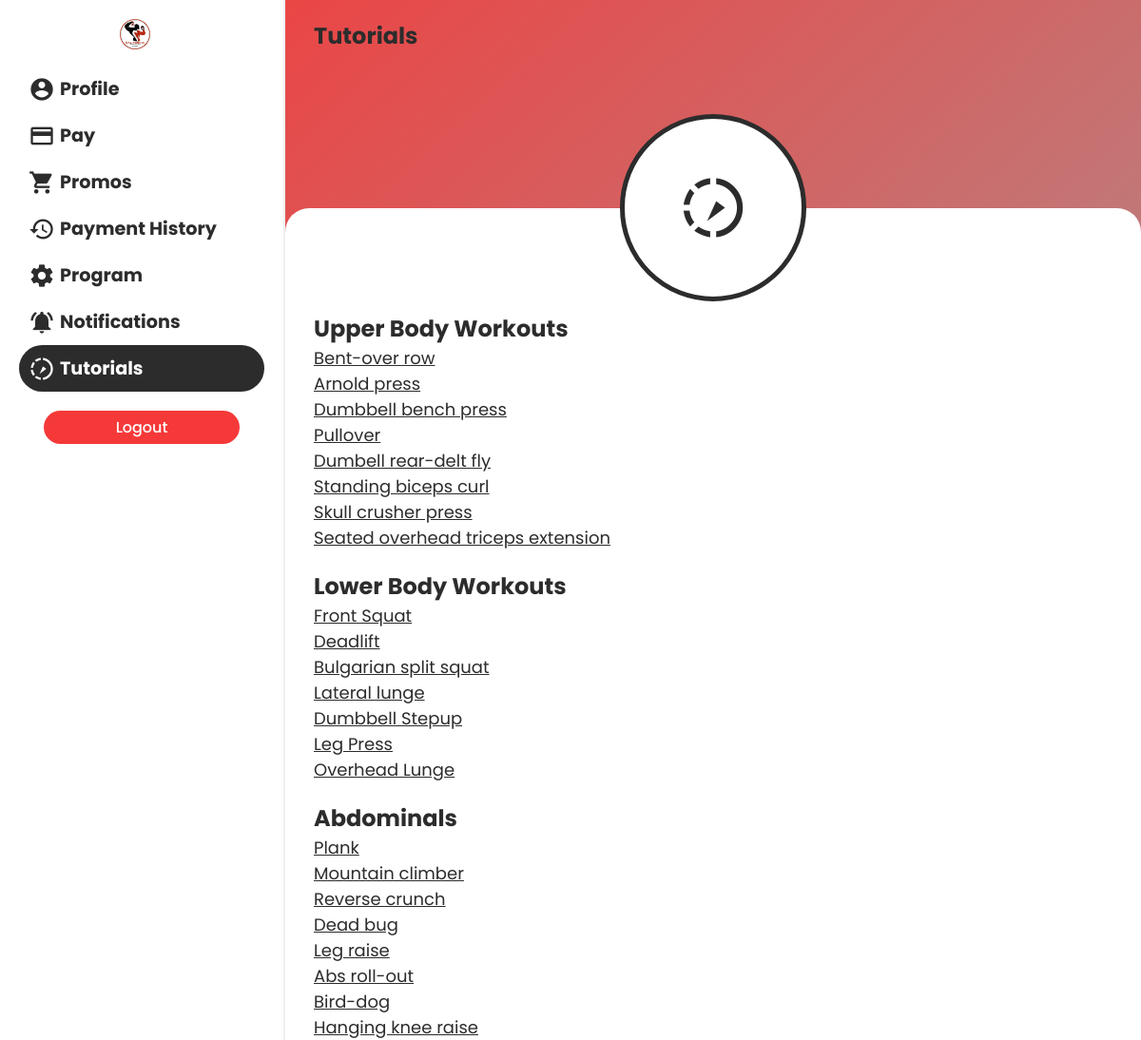
/mobile/pages/tutorial.php (signed in), run on an earlier commit of the app's database.
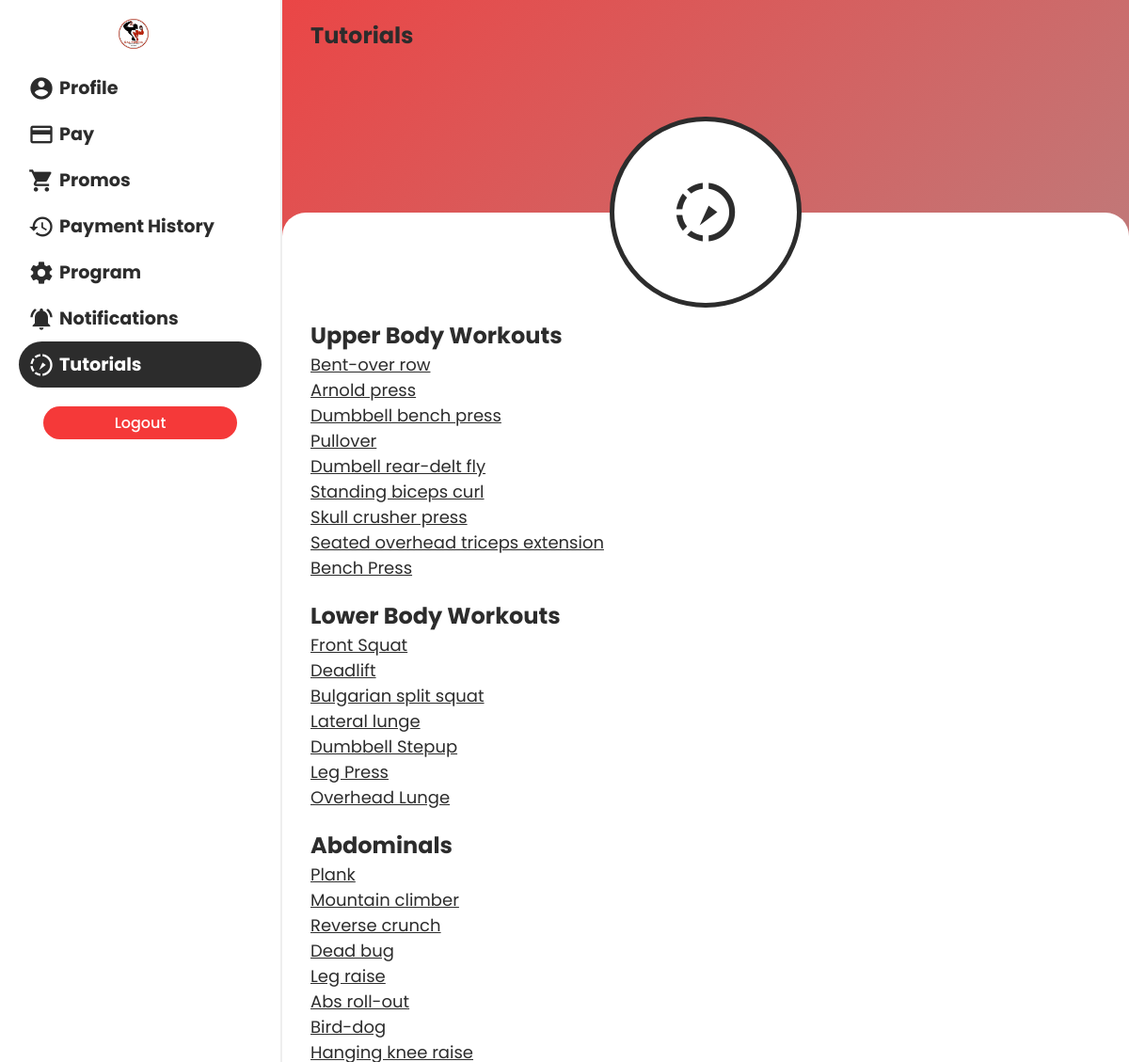
And on a later commit of the database.
### tables this page shows
CREATE TABLE `routines` (
  `routine_id` int(11) NOT NULL,
  `routine_name` varchar(100) NOT NULL,
  `routine_link` varchar(9999) DEFAULT NULL,
  `routine_type` enum('Upper Body','Lower Body','Abdominal') DEFAULT NULL,
  `routine_reps` int(11) DEFAULT NULL,
  `routine_sets` int(11) DEFAULT NULL
);

### mobile/pages/tutorial.php (the view, shortened to what this page needs)
<?php
require "./../functions/connect.php";
?>
<!DOCTYPE html>
<html lang="en">
<head>
  <link rel="stylesheet" href="./../css/default.css">
  <link rel="stylesheet" href="./../css/mediaquery.css">
</head>
<body>
  <div class="sidebar" id="sidebar">
    <div>
      <img src="./../../logo.png" style="width: 32px; height: 32px; margin-left: 70px" alt="">
    </div>    <div class="items">
      <a href="./profile.php">
        <span>
          <i class="material-icons">account_circle</i>
          <h2>Profile</h2>
        </span>
      </a>
      <a href="./pay.php">
        <span>
          <i class="material-icons">payment</i>
          <h2>Pay</h2>
        </span>
      </a>
      <a href="./promos.php">
        <span>
          <i class="material-icons">shopping_cart</i>
          <h2>Promos</h2>
        </span>
      </a>
      <a href="./payment_history.php">
        <span>
          <i class="material-icons">history</i>
          <h2>Payment History</h2>
        </span>
      </a>
      <a href="./program.php">
        <span>
          <i class="material-icons">settings</i>
          <h2>Program</h2>
        </span>
      </a>
      <a href="./notifications.php">
        <span>
          <i class="material-icons">notifications_active</i>
          <h2>Notifications</h2>
        </span>
      </a>
      <a href="#" class="active">
        <span>
          <i class="material-icons">slow_motion_video</i>
          <h2>Tutorials</h2>
        </span>
      </a>
    </div>
    <div class="logout">
      <button class="btn btn-red" style="width: 80%" id="logout-btn">Logout</button>
    </div>
  </div>
  <main>
    <div class="menu">
      <h2>Tutorials</h2>
    </div>
    <div class="icon-div">
      <div class="icon-cont">
        <i class="material-icons">slow_motion_video</i>
      </div>
    </div>
    <div class="main-cont">
      <div class="tutorial-content">
        <div class="cont">
          <h2>Upper Body Workouts</h2>
          <?php
          $sql = "SELECT * FROM routines WHERE routine_type = 'Upper Body'";
          $res = mysqli_query($con, $sql);
          if($res) {
            while($row = mysqli_fetch_assoc($res)) {
          ?>
          <a href="<?= $row["routine_link"] ?>"><?= $row["routine_name"] ?></a>
          <?php
            }
          }
          ?>
        </div>
        <div class="cont">
          <h2>Lower Body Workouts</h2>
          <?php
          $sql = "SELECT * FROM routines WHERE routine_type = 'Lower Body'";
          $res = mysqli_query($con, $sql);
          if($res) {
            while($row = mysqli_fetch_assoc($res)) {
          ?>
          <a href="<?= $row["routine_link"] ?>"><?= $row["routine_name"] ?></a>
          <?php
            }
          }
          ?>
        </div>
        <div class="cont">
          <h2>Abdominals</h2>
          <?php
          $sql = "SELECT * FROM routines WHERE routine_type = 'Abdominal'";
          $res = mysqli_query($con, $sql);
          if($res) {
            while($row = mysqli_fetch_assoc($res)) {
          ?>
          <a href="<?= $row["routine_link"] ?>"><?= $row["routine_name"] ?></a>
          <?php
            }
          }
          ?>
        </div>
      </div>
    </div>
  </main>
</body>
</html>

### mobile/css/default.css (style rules this page uses)
html, body { margin: 0; font-family: 'Poppins', sans-serif; background: #bdc3c7; background: -webkit-gradient(linear, left top, right bottom, from(#f53939), to(#a0a0a0)); background: linear-gradient(to bottom right, #f53939, #a0a0a0); color: #2c2c2c; }
main { -webkit-transition: .3s; transition: .3s; margin-left: 300px; }
a { text-decoration: none; color: #2c2c2c; font-weight: 400; -webkit-transition: .3s; transition: .3s; }
p, h1, h2, h3, h4, h5, h6 { margin: 0 !important; }
.btn { margin: 20px 0 20px 0; padding-top: 5px; padding-bottom: 5px; padding-left: 15px; padding-right: 15px; font-family: "Poppins", sans-serif; border: 0; border-radius: 50px; background: #2c2c2c; color: white; font-size: 1rem; -webkit-transition: .3s; transition: .3s; font-weight: 500; }
.btn.btn-red { background: #f53939; }
.sidebar { -webkit-transition: .3s; transition: .3s; width: 300px; background: white; height: 100vh; padding: 20px; -webkit-box-shadow: 1px 0 20px 0px #2c2c2c; box-shadow: 1px 0 20px 0px #2c2c2c; position: fixed; z-index: 20; }
.sidebar .items { margin-top: 10px; display: -webkit-box; display: -ms-flexbox; display: flex; -webkit-box-orient: vertical; -webkit-box-direction: normal; -ms-flex-direction: column; flex-direction: column; }
.sidebar .items a, .sidebar .items a:hover, .sidebar .items a:active, .sidebar .items a:visited, .sidebar .items a:focus { text-decoration: none; }
.sidebar .items span { padding: 10px; display: -webkit-box; display: -ms-flexbox; display: flex; -webkit-box-align: center; -ms-flex-align: center; align-items: center; }
.sidebar .items span i { font-size: 28px; padding-right: 5px; }
.sidebar .items span h2 { font-size: 1.2rem; }
.sidebar .items .active { background: #2c2c2c; border-radius: 25px; color: white; }
.sidebar .logout { display: -webkit-box; display: -ms-flexbox; display: flex; -webkit-box-pack: center; -ms-flex-pack: center; justify-content: center; }
*, *:before, *:after { -webkit-box-sizing: border-box; box-sizing: border-box; }
body, html { height: 100%; -webkit-tap-highlight-color: rgba(0, 0, 0, 0); -webkit-tap-highlight-color: transparent; }
main { overflow-x: hidden; height: 100vh; position: relative; }
main .menu { padding-top: 20px; padding-left: 20px; display: -webkit-box; display: -ms-flexbox; display: flex; -webkit-box-align: center; -ms-flex-align: center; align-items: center; z-index: 3; }
main .menu h2 { padding-left: 10px; }
main .icon-div { width: 100%; display: -webkit-box; display: -ms-flexbox; display: flex; -webkit-box-pack: center; -ms-flex-pack: center; justify-content: center; -webkit-box-align: center; -ms-flex-align: center; align-items: center; position: absolute; top: 11vh; z-index: 2; }
main .icon-div .icon-cont { height: 18vh; width: 18vh; background: white; border-radius: 100%; border: 5px solid #2c2c2c; display: -webkit-box; display: -ms-flexbox; display: flex; -webkit-box-pack: center; -ms-flex-pack: center; justify-content: center; -webkit-box-align: center; -ms-flex-align: center; align-items: center; }
main .icon-div .icon-cont i { font-size: 75px; }
main .main-cont { padding-bottom: 0 !important; padding-top: 0 !important; padding: 30px; background: white; background-attachment: fixed; position: absolute; width: 100%; min-height: 80vh; top: 20vh; border-radius: 25px 25px 0 0; }

### mobile/pages/tutorial.php (style rules this page uses)
.tutorial-content { margin-top: 10vh; }
.cont { display: flex; flex-direction: column; margin-bottom: 20px; }
a { text-decoration: underline; font-size: 18px; }

What changed in the data, as far as the page shows it:
added routines: routine_name "Bench Press", shown under "Upper Body Workouts"
